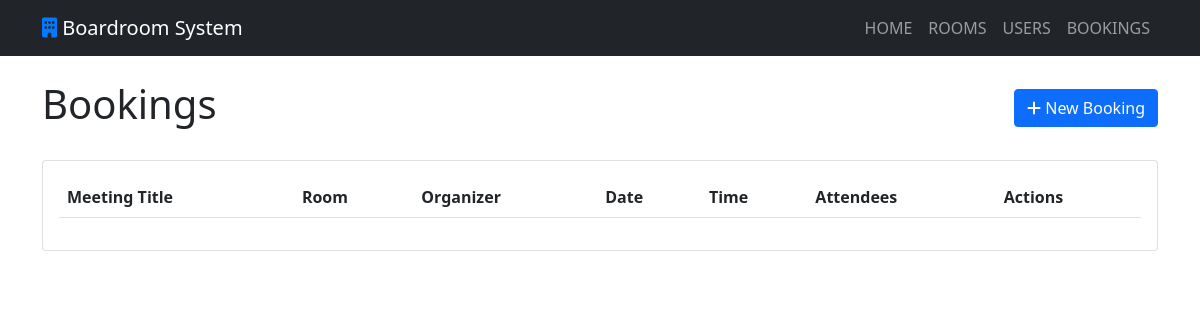
Before: /bookings with the older database file.
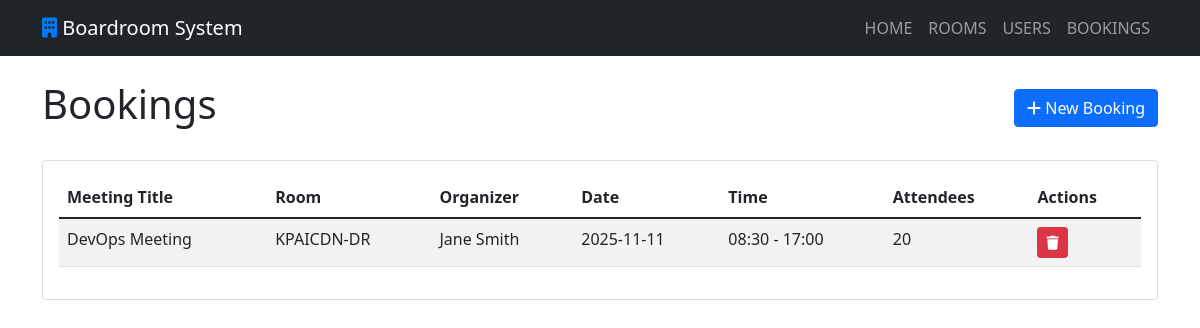
After: the same page with the newer database file.
### app.py (models this page shows)
class Booking(db.Model):
    id = db.Column(db.Integer, primary_key=True)
    room_id = db.Column(db.Integer, db.ForeignKey('room.id'), nullable=False)
    user_id = db.Column(db.Integer, db.ForeignKey('user.id'), nullable=False)
    meeting_title = db.Column(db.String(200), nullable=False)
    meeting_date = db.Column(db.Date, nullable=False)
    start_time = db.Column(db.Time, nullable=False)
    end_time = db.Column(db.Time, nullable=False)
    attendees = db.Column(db.Integer, nullable=False)
    status = db.Column(db.String(20), default='active')
    notes = db.Column(db.Text)
    created_at = db.Column(db.DateTime, default=datetime.utcnow)

class Room(db.Model):
    id = db.Column(db.Integer, primary_key=True)
    name = db.Column(db.String(100), nullable=False)
    capacity = db.Column(db.Integer, nullable=False)
    location = db.Column(db.String(200), nullable=False)
    amenities = db.Column(db.Text)
    created_at = db.Column(db.DateTime, default=datetime.utcnow)
    bookings = db.relationship('Booking', backref='room', lazy=True)

class User(db.Model):
    id = db.Column(db.Integer, primary_key=True)
    name = db.Column(db.String(100), nullable=False)
    email = db.Column(db.String(120), nullable=False, unique=True)
    department = db.Column(db.String(100))
    created_at = db.Column(db.DateTime, default=datetime.utcnow)
    bookings = db.relationship('Booking', backref='user', lazy=True)

### app.py (the view)
@app.route('/bookings')
def bookings():
    bookings = Booking.query.order_by(Booking.meeting_date.desc()).all()
    return render_template('bookings.html', bookings=bookings)

### templates/bookings.html
{% extends "base.html" %}
{% block content %}
<div class="d-flex justify-content-between align-items-center mb-4">
    <h1>Bookings</h1>
    <a href="{{ url_for('add_booking') }}" class="btn btn-primary">
        <i class="fas fa-plus"></i> New Booking
    </a>
</div>
<div class="card">
    <div class="card-body">
        <div class="table-responsive">
            <table class="table table-striped">
                <thead>
                    <tr>
                        <th>Meeting Title</th>
                        <th>Room</th>
                        <th>Organizer</th>
                        <th>Date</th>
                        <th>Time</th>
                        <th>Attendees</th>
                        <th>Actions</th>
                    </tr>
                </thead>
                <tbody>
                    {% for booking in bookings %}
                    <tr>
                        <td>{{ booking.meeting_title }}</td>
                        <td>{{ booking.room.name }}</td>
                        <td>{{ booking.user.name }}</td>
                        <td>{{ booking.meeting_date.strftime('%Y-%m-%d') }}</td>
                        <td>{{ booking.start_time.strftime('%H:%M') }} - {{ booking.end_time.strftime('%H:%M') }}</td>
                        <td>{{ booking.attendees }}</td>
                        <td>
                            <a href="{{ url_for('delete_booking', booking_id=booking.id) }}"
                               class="btn btn-sm btn-danger"
                               onclick="return confirm('Are you sure you want to delete this booking?')">
                                <i class="fas fa-trash"></i>
                            </a>
                        </td>
                    </tr>
                    {% endfor %}
                </tbody>
            </table>
        </div>
    </div>
</div>
{% endblock %}

Changed rows visible on the page:
added Booking: meeting_title "DevOps Meeting", room.name "KPAICDN-DR", user.name "Jane Smith", meeting_date "2025-11-11", start_time "08:30", end_time "17:00", attendees "20"
